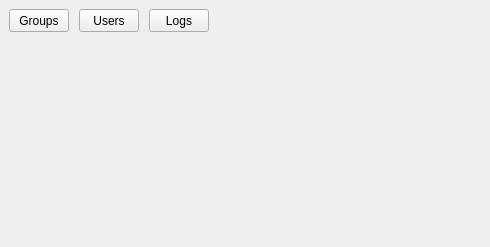
<?xml version="1.0" encoding="UTF-8"?>
<ui version="4.0">
 <class>MainWindow</class>
 <widget class="QMainWindow" name="MainWindow">
  <property name="geometry">
   <rect>
    <x>0</x>
    <y>0</y>
    <width>490</width>
    <height>247</height>
   </rect>
  </property>
  <property name="windowTitle">
   <string>MainWindow</string>
  </property>
  <widget class="QWidget" name="centralwidget">
   <layout class="QVBoxLayout" name="verticalLayout">
    <item>
     <widget class="QWidget" name="widget" native="true">
      <property name="minimumSize">
       <size>
        <width>200</width>
        <height>25</height>
       </size>
      </property>
      <property name="maximumSize">
       <size>
        <width>200</width>
        <height>25</height>
       </size>
      </property>
      <widget class="QPushButton" name="logsPB">
       <property name="geometry">
        <rect>
         <x>140</x>
         <y>0</y>
         <width>60</width>
         <height>23</height>
        </rect>
       </property>
       <property name="text">
        <string>Logs</string>
       </property>
      </widget>
      <widget class="QPushButton" name="usersPB">
       <property name="geometry">
        <rect>
         <x>70</x>
         <y>0</y>
         <width>60</width>
         <height>23</height>
        </rect>
       </property>
       <property name="text">
        <string>Users</string>
       </property>
      </widget>
      <widget class="QPushButton" name="groupsPB">
       <property name="geometry">
        <rect>
         <x>0</x>
         <y>0</y>
         <width>60</width>
         <height>23</height>
        </rect>
       </property>
       <property name="sizePolicy">
        <sizepolicy hsizetype="Minimum" vsizetype="Fixed">
         <horstretch>0</horstretch>
         <verstretch>0</verstretch>
        </sizepolicy>
       </property>
       <property name="text">
        <string>Groups</string>
       </property>
      </widget>
     </widget>
    </item>
    <item>
     <widget class="QWidget" name="widget_2" native="true"/>
    </item>
   </layout>
  </widget>
 </widget>
 <resources/>
 <connections/>
</ui>
